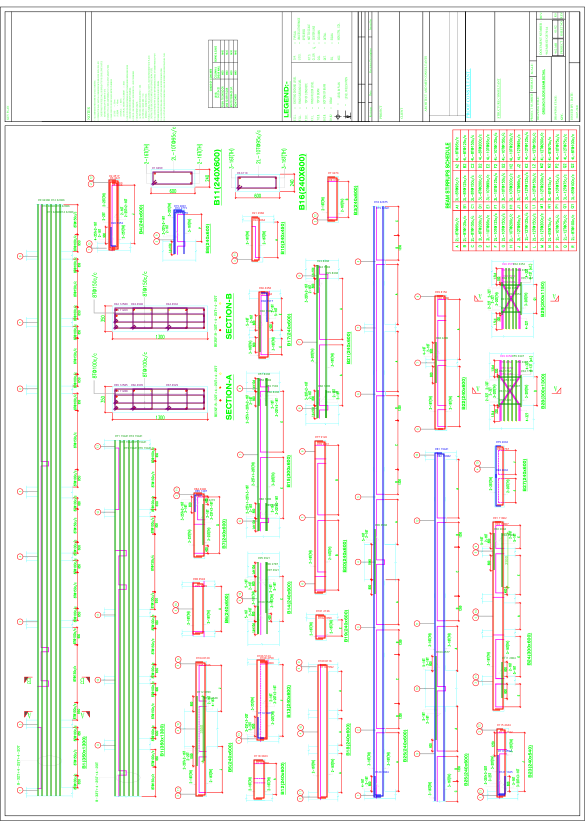
#> input picture scratch_check_sw/sw_dev/page1_shapes.png, 585 x 828 px
$ python detect_shapes.py scratch_check_sw/sw_dev/page1_shapes.png
#> lines starting #> are read from the running program, lines starting #| are printed output that depends on the picture; after the words box and inside, x2 and y2 are one past the last pixel; in counts of white or black regions, pixels touching at a corner belong together
"""Detect black bar shapes (straight, L, U, Z, closed link, ...) in a CAD drawing image.

Every black line is converted into horizontal/vertical segments, segments that
meet at a corner are chained together, and each chain is classified by its
number of segments and the direction of its bends.

Usage:
    python detect_shapes.py [image_path] [--dpi 600] [--roi x y w h]

For images made with pdf_to_image.py, pass the same --dpi so the pixel sizes
below are scaled to match.

Outputs:
    shapes_detected.png  - original image with each shape traced and labelled
    shapes_only.png      - only the detected shapes on a white background
"""
import argparse
import sys

import cv2
import numpy as np

# Black CAD lines are anti-aliased, so they show up as gray (value ~20-180)
# with almost no color saturation.
MAX_SATURATION = 40
MAX_VALUE = 200

# Solid bars are drawn about twice as dark as dashed/hidden lines and grid
# centerlines. Darkness is summed across the line's width (3 px): a solid
# line gives ~255, a dashed line ~120.
MIN_LINE_WEIGHT = 190

# The pixel sizes below are tuned for a drawing rendered at this DPI
BASE_DPI = 600

# Colored dimension lines crossing a black line cut it into pieces.
# Gaps up to this many pixels are bridged, but only through colored pixels.
MAX_GAP = 4

# Straight runs shorter than this are ignored (text strokes, small spurs)
MIN_SEGMENT = 20

# Two segment ends closer than this are treated as one corner
JOIN_DIST = 6


def scale_to_dpi(dpi):
    """Scale the pixel sizes above for an image rendered at another DPI."""
#> in main, img is the input picture: shape (828, 585, 3); mean B, G, R 236.9, 242.3, 240
    global MAX_GAP, MIN_SEGMENT, JOIN_DIST
    factor = dpi / BASE_DPI
    MAX_GAP = max(2, round(4 * factor))
    MIN_SEGMENT = max(10, round(20 * factor))
    JOIN_DIST = max(3, round(6 * factor))

COLORS = {
    "straight": (0, 160, 0),
    "L": (255, 0, 0),
    "U": (0, 0, 255),
    "Z": (255, 0, 255),
    "closed": (0, 140, 255),
    "other": (128, 0, 128),
}


def black_line_masks(img):
    """Return (horizontal, vertical) masks of solid black line pixels."""
    hsv = cv2.cvtColor(img, cv2.COLOR_BGR2HSV)
#> hsv: shape (828, 585, 3); mean H, S, V 11.3, 17.6, 249.6
    gray_ink = hsv[..., 1] < MAX_SATURATION
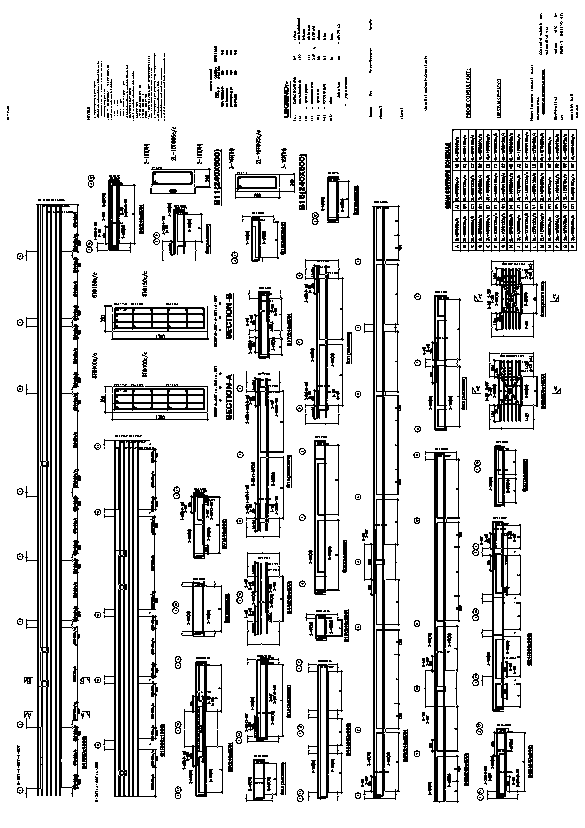
#> gray_ink: shape (828, 585) bool; 84.9% white; black in thin lines or dots
    black = gray_ink & (hsv[..., 2] < MAX_VALUE)
#> black: shape (828, 585) bool; 2.5% white in thin lines or dots
    darkness = np.where(gray_ink, 255 - hsv[..., 2].astype(np.float32), 0)

    # Any non-white pixel (black or colored ink)
    ink = ((hsv[..., 2] < 245) | (hsv[..., 1] > 40)).astype(np.uint8) * 255
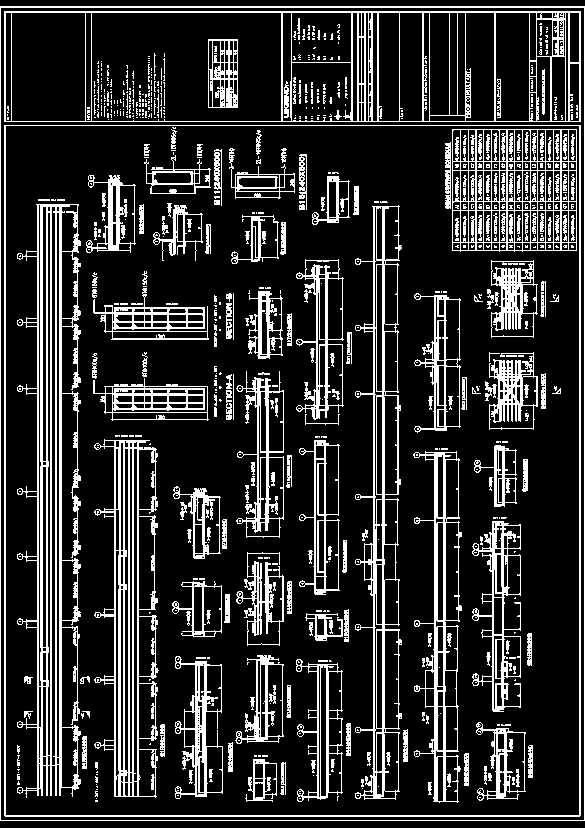
#> ink: shape (828, 585); 18.7% white in thin lines or dots

    masks = []
    for across, along in (((3, 1), (1, 2 * MAX_GAP + 1)), ((1, 3), (2 * MAX_GAP + 1, 1))):
        # Weight measured across the line drops faint lines (dashed, hidden,
        # grid centerlines), even where they cross a solid bar.
        weight = cv2.boxFilter(darkness, -1, across[::-1], normalize=False)
        solid = (black & (weight > MIN_LINE_WEIGHT)).astype(np.uint8) * 255

        # Close small gaps along the line, but keep only the filled pixels
        # that lie on ink. White space (e.g. the gap between two parallel
        # legs) is never filled, so separate bars stay separate.
        closed = cv2.morphologyEx(solid, cv2.MORPH_CLOSE, np.ones(along, np.uint8))
        masks.append(cv2.bitwise_or(solid, cv2.bitwise_and(closed, ink)))
#> closed: shape (828, 585); 2.3% white; 43 white regions (37 under 20 px), largest, box (x1, y1, x2, y2) and area: (0, 6, 583, 126) 7265, (0, 815, 585, 821) 3465, (291, 62, 352, 63) 61, (529, 55, 566, 61) 53, (208, 107, 238, 108) 30, (213, 62, 238, 63) 25
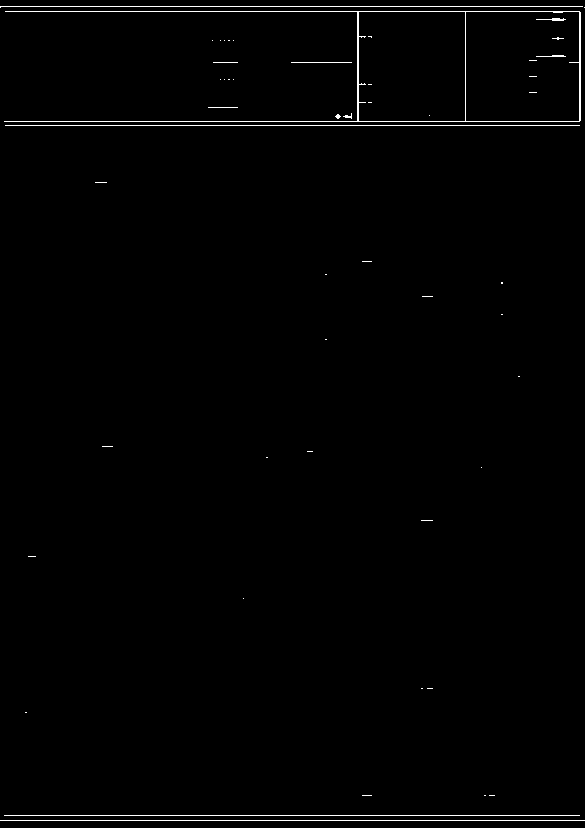
#> solid: shape (828, 585); 0.93% white in thin lines or dots
#> after the loop, masks = 2 items
    return masks


def extract_segments(h_mask, v_mask, ox, oy):
    """Split one connected piece of line into horizontal and vertical segments.

    Each segment is ((x1, y1), (x2, y2)) in image coordinates, sorted so that
    the first point is the left/top end.
    """
    segments = []
    for mask, kernel, horizontal in ((h_mask, (1, MIN_SEGMENT), True),
                                     (v_mask, (MIN_SEGMENT, 1), False)):
        # Border must count as background, or short crops produce fake runs
        runs = cv2.morphologyEx(mask, cv2.MORPH_OPEN, np.ones(kernel, np.uint8),
                                borderType=cv2.BORDER_CONSTANT, borderValue=0)
        n, labels, stats, _ = cv2.connectedComponentsWithStats(runs, connectivity=8)
        for i in range(1, n):
            x, y, w, h, _ = stats[i]
            ys, xs = np.nonzero(labels == i)
            if horizontal:
                yc = int(round(ys.mean()))
                segments.append(((ox + x, oy + yc), (ox + x + w - 1, oy + yc)))
            else:
                xc = int(round(xs.mean()))
                segments.append(((ox + xc, oy + y), (ox + xc, oy + y + h - 1)))
    return segments


def is_horizontal(seg):
    return seg[0][1] == seg[1][1]


def seg_length(seg):
    return abs(seg[1][0] - seg[0][0]) + abs(seg[1][1] - seg[0][1])


def distance(p, q):
    return float(np.hypot(p[0] - q[0], p[1] - q[1]))


def interior_hit(point, seg):
    """Return the split position on seg if point touches seg away from its ends."""
    (x1, y1), (x2, y2) = seg
    px, py = point
    if is_horizontal(seg):
        if abs(py - y1) <= JOIN_DIST and x1 + JOIN_DIST < px < x2 - JOIN_DIST:
            return (px, y1)
    elif abs(px - x1) <= JOIN_DIST and y1 + JOIN_DIST < py < y2 - JOIN_DIST:
        return (x1, py)
    return None


def split_t_junctions(segments):
    """Split a bar where another bar's end touches its middle (T-junction).

    In a drawing this happens when a hooked bar overlaps a straight bar on the
    same line. The bar is cut at the junction; the hook later joins the shorter
    piece, since a hook belongs to the end of a bar.
    """
    changed = True
    while changed:
        changed = False
        for i, seg in enumerate(segments):
            for j, other in enumerate(segments):
                if i == j or is_horizontal(seg) == is_horizontal(other):
                    continue
                for end in other:
                    hit = interior_hit(end, seg)
                    if hit is None:
                        continue
                    a, b = (seg[0], hit), (hit, seg[1])
                    # Pull the longer piece back so only the shorter one meets the hook
                    if seg_length(a) <= seg_length(b):
                        b = (shift_towards(hit, seg[1]), seg[1])
                    else:
                        a = (seg[0], shift_towards(hit, seg[0]))
                    segments[i:i + 1] = [a, b]
                    changed = True
                    break
                if changed:
                    break
            if changed:
                break
    return [s for s in segments if seg_length(s) >= MIN_SEGMENT // 2]


def shift_towards(p, q):
    step = 2 * JOIN_DIST
    dx = int(np.sign(q[0] - p[0])) * step
    dy = int(np.sign(q[1] - p[1])) * step
    return (p[0] + dx, p[1] + dy)


def group_segments(segments):
    """Link segments whose ends meet at a corner; return groups as ordered chains."""
    n = len(segments)
    links = {i: [] for i in range(n)}
    for i in range(n):
        for j in range(i + 1, n):
            if is_horizontal(segments[i]) == is_horizontal(segments[j]):
                continue
            if any(distance(p, q) <= JOIN_DIST for p in segments[i] for q in segments[j]):
                links[i].append(j)
                links[j].append(i)

    seen = set()
    groups = []
    for start in range(n):
        if start in seen:
            continue
        stack, members = [start], []
        seen.add(start)
        while stack:
            k = stack.pop()
            members.append(k)
            for m in links[k]:
                if m not in seen:
                    seen.add(m)
                    stack.append(m)
        groups.append(order_chain(members, links))
    return groups, links


def order_chain(members, links):
    """Order segments of a group from one free end to the other (if it is a chain)."""
    ends = [m for m in members if len(links[m]) == 1]
    if len(members) == 1 or not ends:
        return members
    chain = [ends[0]]
    while len(chain) < len(members):
        nxt = [m for m in links[chain[-1]] if m not in chain]
        if not nxt:
            break
        chain.append(nxt[0])
    return chain if len(chain) == len(members) else members


def corner_point(a, b):
    """Corner of a horizontal and a vertical segment."""
    h, v = (a, b) if is_horizontal(a) else (b, a)
    return (v[0][0], h[0][1])


def build_polyline(chain, segments, closed):
    segs = [segments[k] for k in chain]
    if len(segs) == 1:
        return list(segs[0])
    corners = [corner_point(segs[k], segs[k + 1]) for k in range(len(segs) - 1)]
    if closed:
        return corners + [corner_point(segs[-1], segs[0])]
    # Free ends: the end of the first/last segment farthest from its corner
    first = max(segs[0], key=lambda p: distance(p, corners[0]))
    last = max(segs[-1], key=lambda p: distance(p, corners[-1]))
    return [first] + corners + [last]


def classify(polyline, chain, links):
    is_path = all(len(links[k]) <= 2 for k in chain)
    is_closed = is_path and len(chain) >= 4 and all(len(links[k]) == 2 for k in chain)
    n = len(chain)

    if is_closed:
        return "closed", f"closed link ({n} sides)"
    if not is_path:
        return "other", f"other ({n} segments, branched)"
    if n == 1:
        (_, y1), (_, y2) = polyline
        return "straight", "straight (horizontal)" if y1 == y2 else "straight (vertical)"
    if n == 2:
        start, corner, end = polyline
        vert = start if start[0] == corner[0] else end
        horz = end if vert is start else start
        side_v = "top" if vert[1] > corner[1] else "bottom"
        side_h = "left" if horz[0] > corner[0] else "right"
        return "L", f"L (corner at {side_v}-{side_h})"
    if n == 3:
        p0, c1, c2, p3 = polyline
        # Legs pointing the same way -> U, opposite ways -> Z (crank)
        leg1 = np.sign(np.subtract(p0, c1))
        leg2 = np.sign(np.subtract(p3, c2))
        if not np.array_equal(leg1, leg2):
            return "Z", "Z / crank"
        direction = {(0, -1): "opens up", (0, 1): "opens down",
                     (-1, 0): "opens left", (1, 0): "opens right"}[tuple(int(v) for v in leg1)]
        return "U", f"U ({direction})"
    return "other", f"other ({n} segments)"


def detect_shapes(img, roi=None):
    h_mask, v_mask = black_line_masks(img)
#> h_mask: shape (828, 585); 2.2% white in thin lines or dots
#> v_mask: shape (828, 585); 1.2% white in thin lines or dots
    if roi is not None:
        x, y, w, h = roi
        keep = np.zeros_like(h_mask)
        keep[y:y + h, x:x + w] = 255
        h_mask = cv2.bitwise_and(h_mask, keep)
        v_mask = cv2.bitwise_and(v_mask, keep)
    mask = cv2.bitwise_or(h_mask, v_mask)
#> mask: shape (828, 585); 3.1% white in thin lines or dots

    n, labels, stats, _ = cv2.connectedComponentsWithStats(mask, connectivity=8)
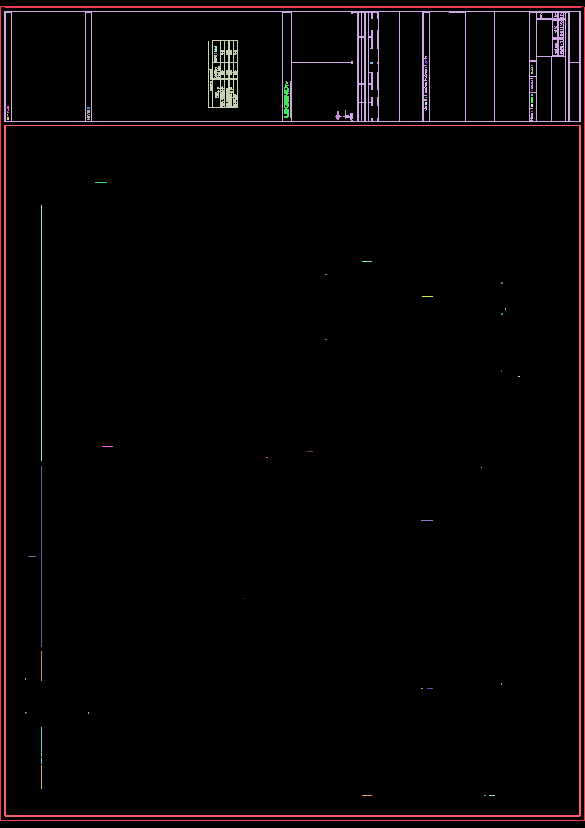
#> labels: shape (828, 585) int32; 60 distinct labels, from 0 to 59; one colour per label, 0 black
#> n = 60; stats = 60 rows, first 6: [0, 0, 585, 828, 469397], [0, 6, 585, 815, 3370], [4, 11, 577, 111, 5124], [208, 40, 30, 68, 1038], [561, 44, 1, 1, 1], [214, 46, 3, 6, 15]
    shapes = []
    for i in range(1, n):
        x, y, w, h, _ = stats[i]
        if max(w, h) < MIN_SEGMENT:
            continue
        component = labels[y:y + h, x:x + w] == i
        segments = split_t_junctions(extract_segments(
            np.where(component, h_mask[y:y + h, x:x + w], 0).astype(np.uint8),
            np.where(component, v_mask[y:y + h, x:x + w], 0).astype(np.uint8), x, y))
        if not segments:
            continue

        groups, links = group_segments(segments)
        for chain in groups:
            closed = len(chain) >= 4 and all(len(links[k]) == 2 for k in chain)
            polyline = build_polyline(chain, segments, closed)
            kind, name = classify(polyline, chain, links)
            shapes.append({
                "type": kind,
                "name": name,
                "polyline": [(int(px), int(py)) for px, py in polyline],
                "closed": closed,
            })
#> this loop made 59 passes
#> (x, y, w) on passes 1, 4, 5, 6, 7, 8, 9, 10: (0, 6, 585), (561, 44, 1), (214, 46, 3), (214, 53, 3), (425, 60, 2), (370, 62, 3), (531, 65, 2), (425, 67, 2)
#> pass 2, in detect_shapes, `component = labels[y:y + h, x:x + w] == i`:
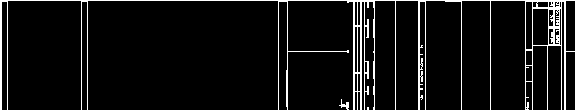
#> component: shape (111, 577) bool; 8% white in thin lines or dots
#> after the loop, shapes = 9 items

    shapes.sort(key=lambda s: (min(p[0] for p in s["polyline"]), min(p[1] for p in s["polyline"])))
    return shapes


def main():
    parser = argparse.ArgumentParser(description=__doc__.splitlines()[0])
    parser.add_argument("image", nargs="?", default="image.png")
    parser.add_argument("--dpi", type=int, default=BASE_DPI,
                        help=f"DPI the PDF was rendered at (default {BASE_DPI})")
    parser.add_argument("--roi", nargs=4, type=int, metavar=("X", "Y", "W", "H"),
                        help="only look inside this rectangle")
    args = parser.parse_args()
    scale_to_dpi(args.dpi)

    img = cv2.imread(args.image)
    if img is None:
        sys.exit(f"Could not read image: {args.image}")

    shapes = detect_shapes(img, args.roi)
#> shapes = 9 items
    print(f"Found {len(shapes)} shape(s)")
#| Found 9 shape(s)

    output = img.copy()
    only_shapes = np.full_like(img, 255)
    for n, s in enumerate(shapes, 1):
        color = COLORS[s["type"]]
        print(f"  #{n}: {s['name']}, points={s['polyline']}")
        pts = np.array(s["polyline"], np.int32)
        for canvas in (output, only_shapes):
            cv2.polylines(canvas, [pts], s["closed"], color, 2)
            x, y = pts.min(axis=0)
            cv2.putText(canvas, f"#{n}", (int(x), int(y) - 3),
                        cv2.FONT_HERSHEY_SIMPLEX, 0.4, color, 1, cv2.LINE_AA)
#> this loop made 9 passes
#> (color, pts) on passes 1 to 8: ((0, 160, 0), [[43, 121], [346, 121]]), ((0, 160, 0), [[211, 78], [237, 78]]), ((0, 160, 0), [[213, 40], [237, 40]]), ((0, 160, 0), [[213, 62], [237, 62]]), ((0, 160, 0), [[213, 107], [237, 107]]), ((0, 160, 0), [[352, 11], [379, 11]]), ((255, 0, 0), [[379, 121], [358, 121], [358, 12]]), ((0, 160, 0), [[465, 12], [465, 121]])
#> (printed output is left out)
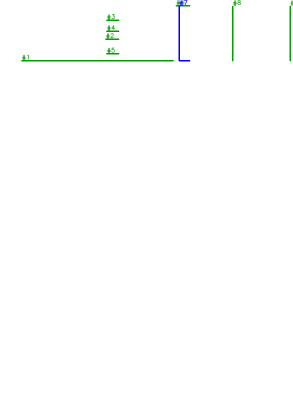
#> canvas: shape (828, 585, 3) (shown at 1/2 size); mean of channels 0, 1, 2 253.7, 254.3, 253.5; drawn as B, G, R

    cv2.imwrite("shapes_detected.png", output)
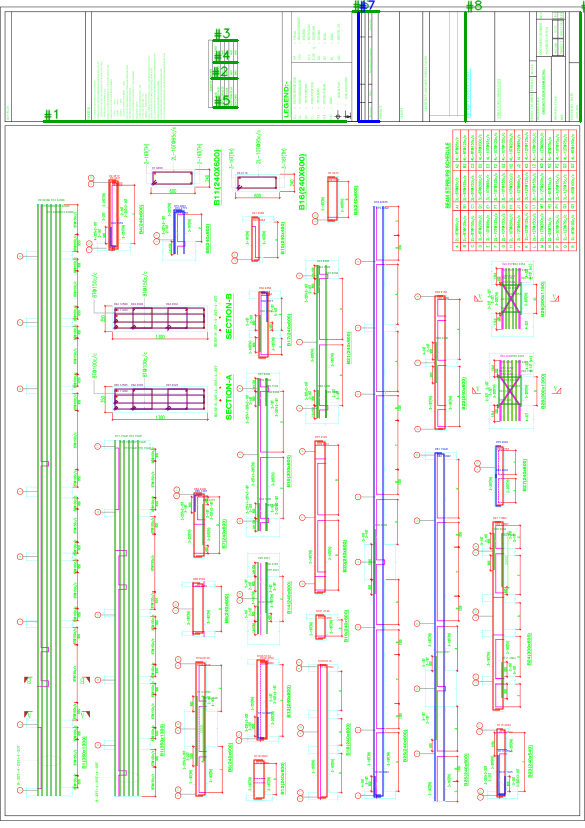
#> saved as shapes_detected.png: shape (828, 585, 3); mean B, G, R 236, 241.9, 238.9
    cv2.imwrite("shapes_only.png", only_shapes)
    print("Saved: shapes_detected.png, shapes_only.png")


if __name__ == "__main__":
    main()
